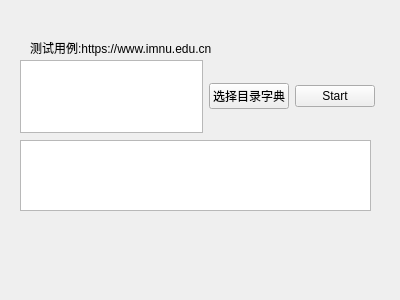
<?xml version="1.0" encoding="UTF-8"?>
<ui version="4.0">
 <class>DirSearchForm</class>
 <widget class="QWidget" name="DirSearchForm">
  <property name="geometry">
   <rect>
    <x>0</x>
    <y>0</y>
    <width>400</width>
    <height>300</height>
   </rect>
  </property>
  <property name="windowTitle">
   <string>Form</string>
  </property>
  <widget class="QWidget" name="layoutWidget">
   <property name="geometry">
    <rect>
     <x>20</x>
     <y>60</y>
     <width>355</width>
     <height>73</height>
    </rect>
   </property>
   <layout class="QHBoxLayout" name="horizontalLayout">
    <item>
     <widget class="QTextEdit" name="textEdit"/>
    </item>
    <item>
     <widget class="QPushButton" name="pushButton">
      <property name="text">
       <string>选择目录字典</string>
      </property>
     </widget>
    </item>
    <item>
     <widget class="QPushButton" name="pushButton_2">
      <property name="text">
       <string>Start</string>
      </property>
     </widget>
    </item>
   </layout>
  </widget>
  <widget class="QTextEdit" name="textEdit_2">
   <property name="geometry">
    <rect>
     <x>20</x>
     <y>140</y>
     <width>351</width>
     <height>71</height>
    </rect>
   </property>
  </widget>
  <widget class="QLabel" name="label">
   <property name="geometry">
    <rect>
     <x>30</x>
     <y>40</y>
     <width>291</width>
     <height>16</height>
    </rect>
   </property>
   <property name="text">
    <string>测试用例:https://www.imnu.edu.cn</string>
   </property>
  </widget>
 </widget>
 <resources/>
 <connections/>
</ui>
